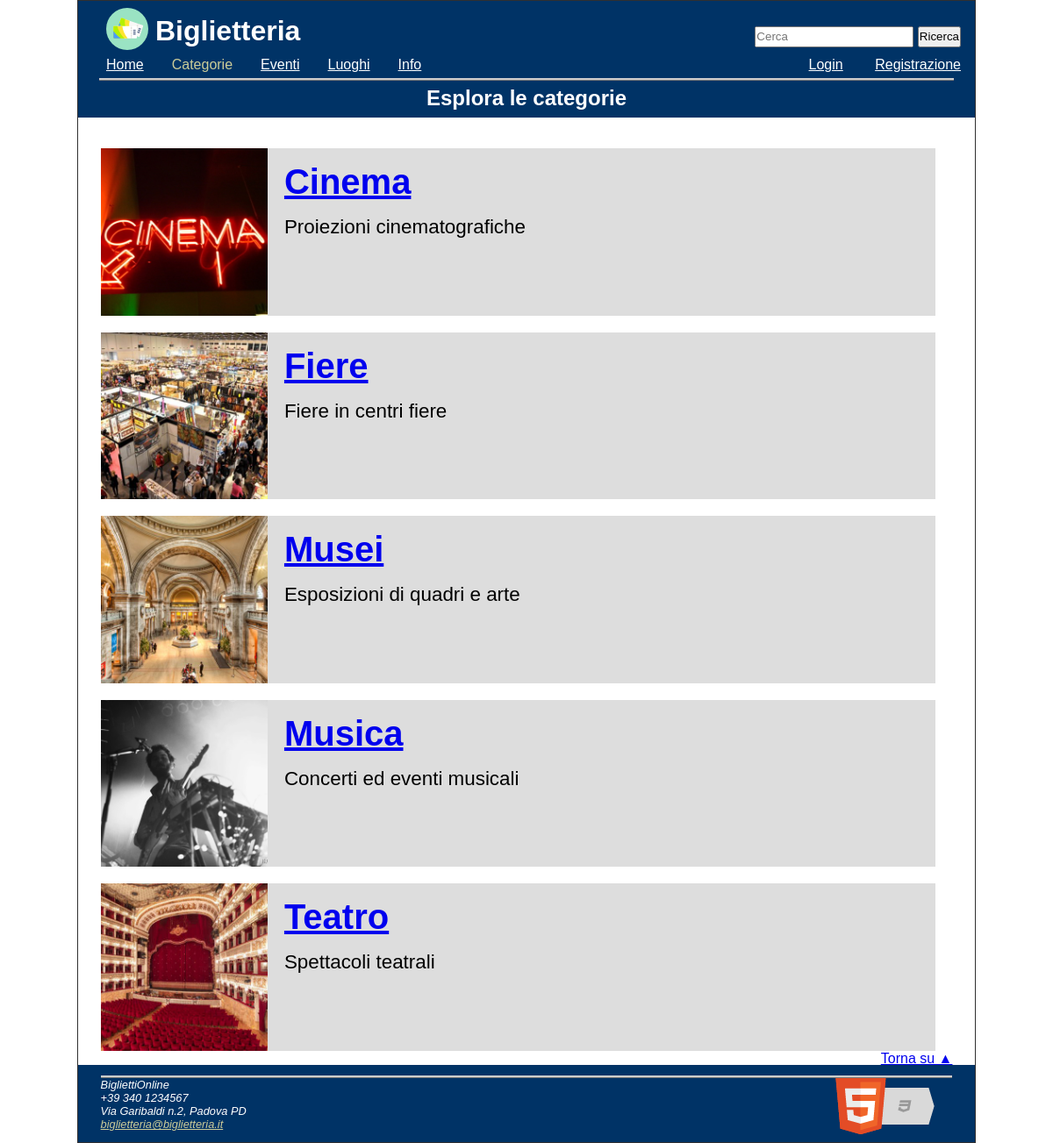
Screenshot of /php/categorie.php with the database file from the repository.
### tables this page shows
CREATE TABLE `categorie` (
  `id` int(11) NOT NULL,
  `nome` char(50) NOT NULL DEFAULT '0',
  `descrizione` longtext,
  `immagine` varchar(255) NOT NULL
);

### php/php/config.php (called while the page is built, shortened)
<?php
$conn = null;
function query($sql)
{
    global $conn;
    $res = mysqli_query($conn, $sql);
    return $res;
}
function select($sql)
{
    $res = query($sql);
    $table = array();
    while ($row = mysqli_fetch_assoc($res)) {
        $table[] = $row;
    }
    return $table;
}
function is_logged()
{
    if (isset($_SESSION['user_id'])) {
        return true;
    } else {
        return false;
    }
}
function time_stamp()
{
    return time() - strtotime("today");
}

### php/categorie.php (the view, shortened to what this page needs)
<!DOCTYPE html>
<?php
  require_once('php/config.php');
  require_once('php/printTemplate.php');
?>
<html lang="it" >
<head>
  <?= printHead('Categorie'); ?>
</head>
<body>
  <header>
    <?= printHeader(); ?>
  </header>
  <nav id="nav" class="Off">
    <?= printNavBar("categorie.php"); ?>
  </nav>
  <div id="corpo" onclick="menuOff()">
  <div class="title"><h2>Esplora le categorie</h2></div>
  <div class="content">
        <?php $categorie = select("
        SELECT *
        FROM categorie
        ORDER BY nome
        ");
        foreach($categorie as $c){
          echo "<div class=\"categoryBox\">";
          echo '<div class="categoryImg">';
          $hash = time_stamp();
          echo "<img src=\"" . $c['immagine'] . "?hash=$hash\" alt=\"" . $c['nome'] . "\">";
          echo '</div>';
          echo "<div class=\"categoryText\">
          <h3><a title=\"Vai alla categoria ".$c ['nome']."\" href=\"categoria_scheda.php?cat_id=".$c['id']."\">".$c['nome']."</a></h3> <p>".$c['descrizione']."</p>
          </div>";
          echo "</div>";
        }
        ?>
    <a href="#" class="rightLink">Torna su &#9650;</a>
    </div>
  </div>
  <footer>
    <?= printFooter(); ?>
  </footer>
</body>
</html>

### php/php/printTemplate.php (shortened to what this page needs)
<?php
function printHead($title){
  echo("
  <title>".$title." - Biglietteria</title>
  <meta charset=\"UTF-8\">
  <meta name=\"description\" content=\"Servizio di prenotazione biglietti per eventi di vario genere\">
  <meta name=\"keywords\" content=\"eventi, spettacoli, cinema, teatro, cultura, fiere, musei, musica\">
  <meta name=\"author\" content=\"Gruppo di progetto Tecnologie Web\">
  <script type=\"text/javascript\" src=\"js/functions.js\"></script>
  <meta name=\"viewport\" content=\"width=device-width, initial-scale=1.0\">
  <link rel=\"stylesheet\" type=\"text/css\" href=\"css/screen.css\" >
  <link rel=\"stylesheet\" type=\"text/css\" media=\"(max-width: 768px)\" href=\"css/mobile.css\">
  <link rel=\"stylesheet\" type=\"text/css\" media=\"print\" href=\"css/print.css\">
  <link rel=\"icon\" href=\"img/pass.png\">
  ");
}
function printHeader(){
  echo("
  <div id='logoTitle'>
  <a href=\"home.php\"><img src=\"img/pass.svg\" alt=\"Logo della biglietteria online\" title=\"Logo\" ></a>
  <h1>Biglietteria</h1>
  </div>
  <h1 id='hamburgerMenu' title='Mostra barra di navigazione' onclick=\"menuResponsive()\"><a>&#9776;</a></h1>
  <div id='findAll'>
  <form  method=\"GET\" action=\"cerca.php\">
   <input title=\"Campo testuale per ricercare\" type=\"text\" name=\"filtro\" placeholder='Cerca'>
   <input title=\"Premi per ricercare\" type=\"submit\" value=\"Ricerca\"/>
  </form>
  </div>
  <a href=\"#corpo\" id=\"linkToCorpo\">Salta la navigazione</a>
  ");
}
function printNavBar($current_page_name=""){
  echo"<ul><li lang=\"en\">";
  if($current_page_name != "home.php")
    echo "<a aria-label=\"Vai alla home\" title=\"Vai alla Home\" href=\"home.php\">";
    echo "Home";
    if($current_page_name != "home.php")
    echo "</a>";
    echo "</li><li>";
  echo "Categorie";
  echo "</li><li>";
  if($current_page_name != "eventi.php")
  echo "<a  aria-label=\"Vai agli eventi\" title=\"Vai agli Eventi\" href=\"eventi.php\">";
  echo "Eventi";
  if($current_page_name != "eventi.php")
    echo "</a>";
    echo "</li><li>";
  if($current_page_name != "luoghi.php")
  echo "<a  aria-label=\"Vai ai luoghi\" title=\"Vai ai Luoghi\" href=\"luoghi.php\">";
  echo "Luoghi";
  if($current_page_name != "luoghi.php")
    echo "</a>";
  echo "</li><li>";
  if($current_page_name != "info.php")
  echo "<a  aria-label=\"Vai alle informazioni\" title=\"Vai alle Informazioni\" href=\"info.php\">";
    echo "<abbr title=\"Informazioni\">Info</abbr>";
  if($current_page_name != "info.php")
    echo "</a>";
    echo "</li>";
  echo "</ul>";
  if(!is_logged()){
    echo"<div id='navLog'>";
    echo"<ul>
            <li>";
    if($current_page_name != "login.php")
      echo "<a title=\"Vai al Login\" href=\"login.php\">";
    echo "<span lang=\"en\">Login</span>";
    if($current_page_name != "login.php")
      echo "</a>";
    echo "</li>
          <li>";
    if($current_page_name != "registrazione.php")
        echo "<a title=\"Vai alla Registrazione\" href=\"registrazione.php\">";
    echo "Registrazione";
    if($current_page_name != "registrazione.php")
        echo "</a>";
    echo "    </li>
            </ul>
          </div>";
  }
}
function printFooter(){
  echo("
<div class='footerContent'>
  <img src=\"img/html2.png\" alt=\"HTML5 Powered with CSS3 / Styling\" title=\"HTML5 Powered with CSS3 / Styling\">
  <address>
  BigliettiOnline <br />
  +39 340 1234567 <br />
  Via Garibaldi n.2, Padova PD <br />
  <a href=\"mailto:biglietteria@biglietteria.it\">biglietteria@biglietteria.it</a>
  </address>
</div>
  ");
}
?>

### php/css/screen.css (style rules this page uses)
* { padding: 0; margin: 0; }
header { background-color: #003366; color: #ffffff; width:100%; height: 4em; }
nav { background-color: #003366; color: #ffffff; width:100%; height: 1.5em; }
#logoTitle { float: left; width: 50%; font-size: 1em; }
#logoTitle img { display: block; float: left; margin-left: 2em; margin-right: 0.5em; margin-top: 0.5em; width: 3em; }
#logoTitle h1 { margin-top: 0.5em; }
#findAll { padding-top: 1.8em; padding-right: 1em; float: right; }
#findAll input { height: 1.5em; box-sizing: inherit; }
nav ul { display: inline-block; overflow-x: hidden; width: 60%; }
nav li { display:inline; padding-left: 2em; color: #cccc99; }
nav abbr { text-decoration: none; }
nav a:link { color: #ffffff; }
#navLog { float: right; display: inline; padding-right: 1em; color: #cccc99; }
#navLog ul { width: 100%; }
html, body { max-width: 1024px; margin: auto; font-family: Verdana,Arial,Helvetica,sans-serif; font-size:100%; }
body { border: 1px solid #303030; }
a:link { color: #0000EE; }
.categoryBox { margin: 1.2em 1.2em 0 0; border: #000000; background: #dddddd; overflow: auto }
.categoryBox .categoryImg { width: 20%; float: left; }
.categoryBox .categoryImg img { display: block; width: 100%; }
.categoryBox .categoryText { margin-left: 22%; }
.categoryBox .categoryText h3 { font-weight: bold; font-size: 2.5em; clear: none; float: none; }
.categoryBox .categoryText p { margin-top: 1em; font-size: 1.4em; }
.title { background-color: #003366; padding-bottom: 0.5em; }
.title h1, .title h2, .title h3 { color: #ffffff; padding-top: 6px; text-align: center; border-top: 3px ridge #CCCCCC; margin-left: 1em; margin-right: 1em; }
.content { width: 95%; margin: auto; display: block; padding-bottom: 1em; padding-top: 1em; }
.content h2, h3, h4, h5, h6 { margin-top: 0.4em; margin-bottom: 0.4em; }
.rightLink { float:right; }
#corpo { background-color: #ffffff; }
#corpo p { margin-top: 0.3em; margin-bottom: 0.3em; }
footer { background-color: #003366; color: #ffffff; font-size: 0.8em; padding: 1em; }
.footerContent { border-top: 3px ridge #CCCCCC; margin-left: 1em; margin-right: 1em; }
footer a { color: #ffffff; }
footer a:link { color: #cccc99; }
footer img { float: right; }

### php/css/print.css (style rules this page uses)
* { background-color: transparent; color:#000000; }
header, nav, input { display: none }
footer img { display: none }

### rows the page displays
categorie: immagine (picture), nome "Cinema", descrizione "Proiezioni cinematografiche"
categorie: immagine (picture), nome "Fiere", descrizione "Fiere in centri fiere"
categorie: immagine (picture), nome "Musei", descrizione "Esposizioni di quadri e arte"
categorie: immagine (picture), nome "Musica", descrizione "Concerti ed eventi musicali"
categorie: immagine (picture), nome "Teatro", descrizione "Spettacoli teatrali"
